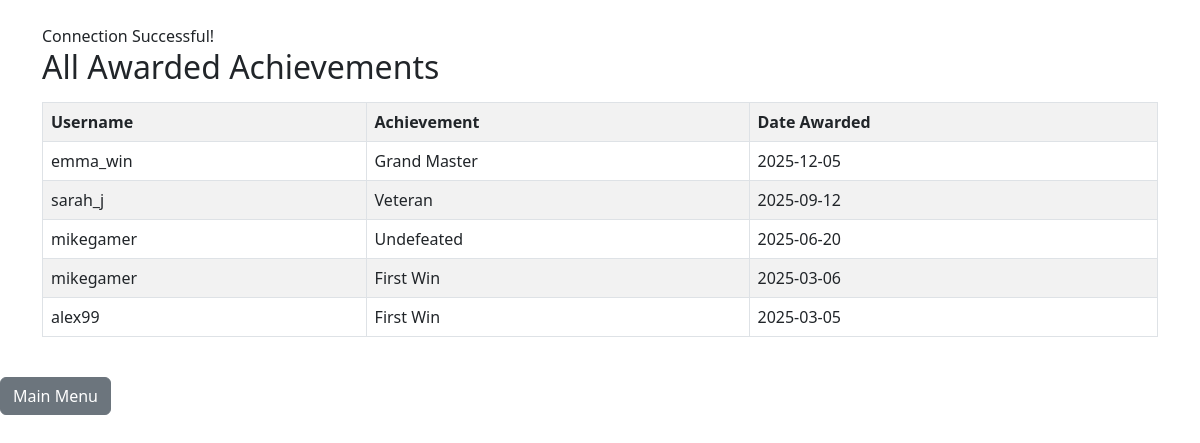
/queries/display_awarded.php, run on the app's committed database.
### tables this page shows
CREATE TABLE Awarded (
    UserID INT,
    AchievementID INT,
    AwardDate DATE DEFAULT (CURRENT_DATE),
    PRIMARY KEY (UserID, AchievementID),
    FOREIGN KEY (UserID) REFERENCES GameUser(UserID)
        ON DELETE CASCADE
        ON UPDATE CASCADE,
    FOREIGN KEY (AchievementID) REFERENCES Achievement(AchievementID)
        ON DELETE CASCADE
        ON UPDATE CASCADE
);

CREATE TABLE GameUser (
    UserID INT PRIMARY KEY,
    Username VARCHAR(40) UNIQUE NOT NULL,
    Email VARCHAR(50) UNIQUE NOT NULL,
    Password VARCHAR(40) NOT NULL
);

CREATE TABLE Achievement (
    AchievementID INT PRIMARY KEY,
    Title VARCHAR(40) UNIQUE NOT NULL,
    Description VARCHAR(800)
);

### queries/display_awarded.php (the view, shortened to what this page needs)
<?php
$servername = "localhost";
$username   = "root";
$password   = "";
$database   = "tictactoe";
$conn = new mysqli($servername, $username, $password, $database);
if ($conn->connect_error) {
	die("Connection failed: " . $conn->connect_error);
} else {
	echo "<link rel='stylesheet' href='https://cdn.jsdelivr.net/npm/bootstrap@5.3.0/dist/css/bootstrap.min.css'>";
	echo "<div class='container mt-4'>";
	echo "Connection Successful! <br>";
}
$query = "SELECT gu.Username, a.Title, aw.AwardDate
          FROM Awarded aw
          JOIN GameUser gu ON aw.UserID = gu.UserID
          JOIN Achievement a ON aw.AchievementID = a.AchievementID
          ORDER BY aw.AwardDate DESC";
$result = $conn->query($query);
echo "<h2>All Awarded Achievements</h2>";
if ($result->num_rows > 0) {
	echo "<table class='table table-bordered table-striped mt-3'>";
	echo "<tr><th>Username</th><th>Achievement</th><th>Date Awarded</th></tr>";
	while ($row = $result->fetch_assoc()) {
		echo "<tr>
			<td>" . $row["Username"] . "</td>
			<td>" . $row["Title"] . "</td>
			<td>" . $row["AwardDate"] . "</td>
		</tr>";
	}
	echo "</table>";
} else {
	echo "No awarded achievements found.";
}
echo "</div><br><a class='btn btn-secondary' href='../index.php'>Main Menu</a>";
?>

### data on the page
awarded: UserID.Username "emma_win", AchievementID.Title "Grand Master", AwardDate "2025-12-05"
awarded: UserID.Username "sarah_j", AchievementID.Title "Veteran", AwardDate "2025-09-12"
awarded: UserID.Username "mikegamer", AchievementID.Title "Undefeated", AwardDate "2025-06-20"
awarded: UserID.Username "mikegamer", AchievementID.Title "First Win", AwardDate "2025-03-06"
awarded: UserID.Username "alex99", AchievementID.Title "First Win", AwardDate "2025-03-05"
